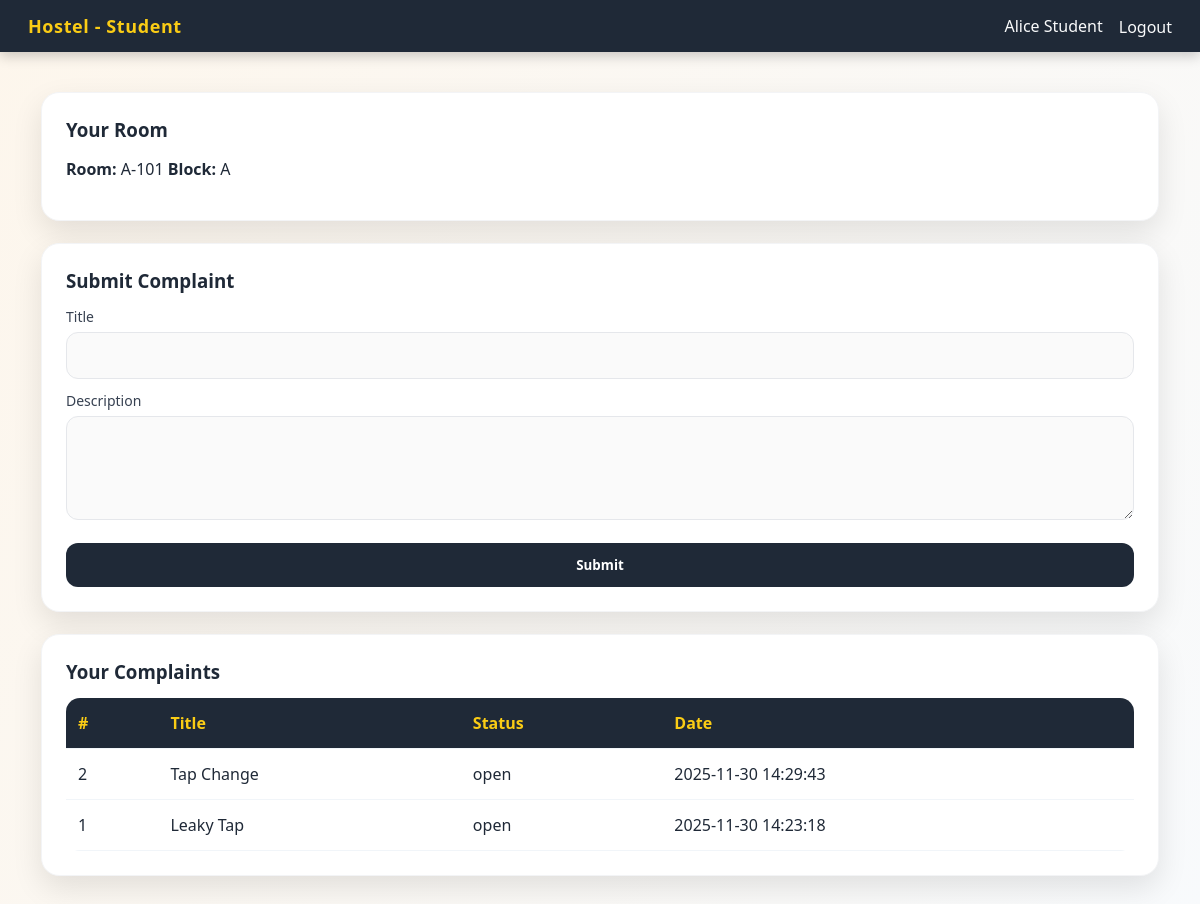
The app's page /student_dashboard.php (signed in) with its own data.
### tables this page shows
CREATE TABLE `allocations` (
  `id` int(11) NOT NULL,
  `student_id` int(11) NOT NULL,
  `room_id` int(11) DEFAULT NULL,
  `start_date` date DEFAULT NULL,
  `end_date` date DEFAULT NULL,
  `active` tinyint(1) DEFAULT 1,
  `created_at` timestamp NOT NULL DEFAULT current_timestamp()
);

CREATE TABLE `rooms` (
  `id` int(11) NOT NULL,
  `hostel_id` int(11) DEFAULT NULL,
  `room_label` varchar(100) DEFAULT NULL,
  `block` varchar(50) DEFAULT NULL,
  `floor` int(11) DEFAULT 0,
  `capacity` int(11) DEFAULT 1,
  `created_at` timestamp NOT NULL DEFAULT current_timestamp()
);

CREATE TABLE `complaints` (
  `id` int(11) NOT NULL,
  `student_id` int(11) DEFAULT NULL,
  `title` varchar(255) DEFAULT NULL,
  `description` text DEFAULT NULL,
  `status` enum('open','assigned','in-progress','resolved','closed') DEFAULT 'open',
  `handled_by` int(11) DEFAULT NULL,
  `priority` enum('low','medium','high') DEFAULT 'medium',
  `created_at` timestamp NOT NULL DEFAULT current_timestamp()
);

### student_dashboard.php (the view, shortened to what this page needs)
<?php
require_once 'db.php';
$user = $_SESSION['user'];
$alloc_q = mysqli_prepare($conn, 'SELECT a.*, r.room_label, r.block FROM allocations a LEFT JOIN rooms r ON r.id = a.room_id WHERE a.student_id = ? AND a.active = 1');
mysqli_stmt_bind_param($alloc_q, 'i', $user['id']);
mysqli_stmt_execute($alloc_q);
$res_alloc = mysqli_stmt_get_result($alloc_q);
$allocation = $res_alloc ? mysqli_fetch_assoc($res_alloc) : null;
$compl = mysqli_prepare($conn, 'SELECT * FROM complaints WHERE student_id = ? ORDER BY created_at DESC');
mysqli_stmt_bind_param($compl, 'i', $user['id']);
mysqli_stmt_execute($compl);
$resc = mysqli_stmt_get_result($compl);
$complaints = $resc ? mysqli_fetch_all($resc, MYSQLI_ASSOC) : [];
$msg='';
?>
<!doctype html><html><head><meta charset="utf-8"><meta name="viewport" content="width=device-width,initial-scale=1"><title>Student</title>
 <link rel="stylesheet" href="assets/style.css?v=5">
</head><body>
<nav class="topbar"><div class="brand">Hostel - Student</div><div class="nav-actions"><?php echo htmlspecialchars($user['name']); ?> <a href="logout.php" class="link">Logout</a></div></nav>
<main class="container">
<section class="card"><h3>Your Room</h3>
<?php if ($allocation): ?>
<p><strong>Room:</strong> <?php echo htmlspecialchars($allocation['room_label']); ?> <strong>Block:</strong> <?php echo htmlspecialchars($allocation['block']); ?></p>
<?php else: ?><p class="muted">No active allocation</p><?php endif; ?></section>
<section class="card"><h3>Submit Complaint</h3><?php if ($msg) echo '<div class="success">'.htmlspecialchars($msg).'</div>'; ?>
<form method="post"><label>Title</label><input name="title"><label>Description</label><textarea name="complaint" rows="4" required></textarea><button class="btn">Submit</button></form></section>
<section class="card"><h3>Your Complaints</h3>
<?php if (count($complaints)==0): ?><p class="muted">No complaints</p><?php else: ?>
<table class="table"><thead><tr><th>#</th><th>Title</th><th>Status</th><th>Date</th></tr></thead><tbody>
<?php foreach($complaints as $c): ?><tr><td><?php echo $c['id'];?></td><td><?php echo htmlspecialchars($c['title']);?></td><td><?php echo htmlspecialchars($c['status']);?></td><td><?php echo $c['created_at'];?></td></tr><?php endforeach; ?></tbody></table>
<?php endif; ?></section>
</main></body></html>

### assets/style.css (style rules this page uses)
* { box-sizing:border-box; font-family: "Poppins", "Segoe UI", Arial, sans-serif; }
body { background: linear-gradient(120deg, #fdf6ec, #f8fafc); color:#1f2937; margin:0; padding:0; }
.topbar { display:flex; justify-content:space-between; align-items:center; padding:14px 28px; background:#1f2937; color:#f9fafb; position:sticky; top:0; z-index:99; box-shadow:0 4px 12px rgba(0,0,0,0.2); }
.nav-actions { display:flex; align-items:center; gap:16px; font-weight:500; }
.nav-actions a { padding-top:2px; }
.topbar .brand { font-weight:700; font-size:18px; letter-spacing:0.6px; color:#facc15; }
a.link { color:#f9fafb; text-decoration:none; font-weight:500; }
.container { max-width:1150px; margin:40px auto; padding:0 16px; }
.card { background:#ffffff; border-radius:18px; padding:24px; box-shadow:0 12px 30px rgba(0,0,0,0.1); margin-bottom:22px; transition:all .2s ease; border:1px solid #f3f4f6; }
h1,h2,h3 { margin:0 0 14px 0; color:#1f2937; }
label { display:block; margin:12px 0 6px 0; color:#374151; font-size:14px; text-align:left; }
input,textarea,select { width:100%; padding:13px; border:1px solid #e5e7eb; border-radius:12px; font-size:14px; outline:none; transition:.2s; background:#fafafa; }
.btn { background:#1f2937; color:#fff; padding:13px 16px; border-radius:12px; border:none; cursor:pointer; margin-top:18px; width:100%; font-weight:600; transition:.2s; }
.table { width:100%; border-collapse:collapse; border-radius:14px; overflow:hidden; background:#ffffff; }
.table th, .table td { padding:14px 12px; border-bottom:1px solid #f1f5f9; text-align:left; }
.table thead th { background:#1f2937; color:#facc15; font-weight:600; }

### records on screen
allocations: room.room_label "A-101", room.block "A"
complaints: id "2", title "Tap Change", status "open", created_at "2025-11-30 14:29:43"
complaints: id "1", title "Leaky Tap", status "open", created_at "2025-11-30 14:23:18"

### other values on screen
$user['name'] "Alice Student"
